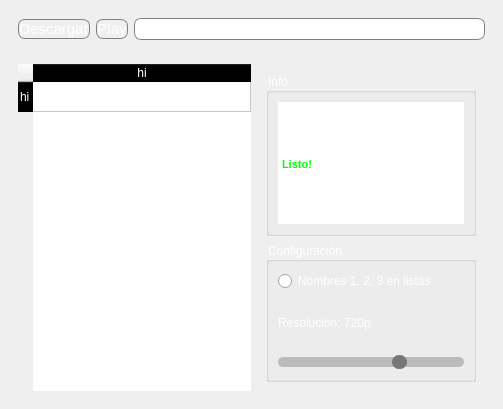
<?xml version="1.0" encoding="UTF-8"?>
<ui version="4.0">
 <class>MainWindow</class>
 <widget class="QMainWindow" name="MainWindow">
  <property name="enabled">
   <bool>true</bool>
  </property>
  <property name="geometry">
   <rect>
    <x>0</x>
    <y>0</y>
    <width>503</width>
    <height>409</height>
   </rect>
  </property>
  <property name="windowTitle">
   <string>Hyper Tube</string>
  </property>
  <property name="windowOpacity">
   <double>1.000000000000000</double>
  </property>
  <property name="styleSheet">
   <string notr="true">/*Symmetry Melody 2*/
/* Estilo para todos los elementos */

* {
	background-image: url(:/fondo/noise.png);
    color: white;

}

QTabBar::tab {
	background-image: url(:/fondo/noise.png);
    color: white;
    font-size: 15px;
	width: 180px;
    height: 25px;
	border-radius: 8px;
}

/* Estilo para el encabezado de la tabla */
QHeaderView::section {
    background-color: black;
    color: white;
}

/* Estilo para QLineEdit y QPushButton */

QLineEdit, QPushButton {
	font: 11pt;
    border: 1px solid gray;
    border-radius: 7px;
	background-image: url(:/fondo/noise.png);
}

/* Estilo para QLineEdit cuando el mouse está sobre él */
QLineEdit:hover {
    border: 2px solid white;
	background-image: url(:/fondo/noise.png);
}

/* Estilo para QLineEdit cuando pierde el foco */
QLineEdit:focus {
    border: 2px solid gray;
	background-image: url(:/fondo/noise.png);
}

/* Estilo para QFrame */
QFrame {
    border-radius: 3px;
	background-image: url(:/fondo/noise.png);
}

/* Estilo para QSlider */

QSlider {
	background-image: url(:/fondo/noise.png);
}

QSlider::groove:horizontal {
    border: 1px;
    background: #bbb;
    height: 10px;
    border-radius: 5px;
}

QSlider::handle:horizontal {
    background: #777;
    width: 15px;
    margin-top: -2px;
    margin-bottom: -2px;
    border-radius: 7px;
}
</string>
  </property>
  <widget class="QWidget" name="centralwidget">
   <layout class="QVBoxLayout" name="verticalLayout_2">
    <item>
     <widget class="QFrame" name="frame">
      <property name="maximumSize">
       <size>
        <width>16777215</width>
        <height>57</height>
       </size>
      </property>
      <property name="frameShape">
       <enum>QFrame::StyledPanel</enum>
      </property>
      <property name="frameShadow">
       <enum>QFrame::Raised</enum>
      </property>
      <layout class="QHBoxLayout" name="horizontalLayout">
       <item>
        <widget class="QPushButton" name="descargar">
         <property name="text">
          <string>Descargar</string>
         </property>
        </widget>
       </item>
       <item>
        <widget class="QPushButton" name="play_pause">
         <property name="text">
          <string>Play</string>
         </property>
        </widget>
       </item>
       <item>
        <widget class="QLineEdit" name="url">
         <property name="placeholderText">
          <string>Pega una url</string>
         </property>
         <property name="clearButtonEnabled">
          <bool>true</bool>
         </property>
        </widget>
       </item>
      </layout>
     </widget>
    </item>
    <item>
     <widget class="QFrame" name="frame_3">
      <property name="frameShape">
       <enum>QFrame::StyledPanel</enum>
      </property>
      <property name="frameShadow">
       <enum>QFrame::Raised</enum>
      </property>
      <layout class="QHBoxLayout" name="horizontalLayout_2">
       <item>
        <widget class="QTableWidget" name="lista">
         <property name="editTriggers">
          <set>QAbstractItemView::NoEditTriggers</set>
         </property>
         <property name="sortingEnabled">
          <bool>false</bool>
         </property>
         <attribute name="horizontalHeaderStretchLastSection">
          <bool>true</bool>
         </attribute>
         <row>
          <property name="text">
           <string>hi</string>
          </property>
         </row>
         <column>
          <property name="text">
           <string>hi</string>
          </property>
         </column>
         <item row="0" column="0">
          <property name="text">
           <string>Video de prueba</string>
          </property>
         </item>
        </widget>
       </item>
       <item>
        <widget class="QFrame" name="frame_2">
         <property name="minimumSize">
          <size>
           <width>107</width>
           <height>0</height>
          </size>
         </property>
         <property name="maximumSize">
          <size>
           <width>250</width>
           <height>16777215</height>
          </size>
         </property>
         <property name="frameShape">
          <enum>QFrame::StyledPanel</enum>
         </property>
         <property name="frameShadow">
          <enum>QFrame::Raised</enum>
         </property>
         <layout class="QVBoxLayout" name="verticalLayout">
          <item>
           <widget class="QGroupBox" name="groupBox_2">
            <property name="title">
             <string>Info</string>
            </property>
            <layout class="QVBoxLayout" name="verticalLayout_3">
             <item>
              <widget class="QTextEdit" name="info">
               <property name="html">
                <string>&lt;!DOCTYPE HTML PUBLIC &quot;-//W3C//DTD HTML 4.0//EN&quot; &quot;http://www.w3.org/TR/REC-html40/strict.dtd&quot;&gt;
&lt;html&gt;&lt;head&gt;&lt;meta name=&quot;qrichtext&quot; content=&quot;1&quot; /&gt;&lt;style type=&quot;text/css&quot;&gt;
p, li { white-space: pre-wrap; }
&lt;/style&gt;&lt;/head&gt;&lt;body style=&quot; font-family:'MS Shell Dlg 2'; font-size:8.25pt; font-weight:400; font-style:normal;&quot;&gt;
&lt;p style=&quot; margin-top:0px; margin-bottom:0px; margin-left:0px; margin-right:0px; -qt-block-indent:0; text-indent:0px;&quot;&gt;&lt;span style=&quot; font-weight:600;&quot;&gt;Nombre: &lt;/span&gt;&lt;/p&gt;
&lt;p style=&quot; margin-top:0px; margin-bottom:0px; margin-left:0px; margin-right:0px; -qt-block-indent:0; text-indent:0px;&quot;&gt;&lt;span style=&quot; font-weight:600;&quot;&gt;Peso: &lt;/span&gt;&lt;/p&gt;
&lt;p style=&quot; margin-top:0px; margin-bottom:0px; margin-left:0px; margin-right:0px; -qt-block-indent:0; text-indent:0px;&quot;&gt;&lt;span style=&quot; font-weight:600;&quot;&gt;bajado:&lt;/span&gt;&lt;/p&gt;
&lt;p style=&quot;-qt-paragraph-type:empty; margin-top:0px; margin-bottom:0px; margin-left:0px; margin-right:0px; -qt-block-indent:0; text-indent:0px; font-weight:600;&quot;&gt;&lt;br /&gt;&lt;/p&gt;
&lt;p style=&quot; margin-top:0px; margin-bottom:0px; margin-left:0px; margin-right:0px; -qt-block-indent:0; text-indent:0px;&quot;&gt;&lt;span style=&quot; font-weight:600; color:#00ff00;&quot;&gt;Listo!&lt;/span&gt;&lt;/p&gt;
&lt;p style=&quot;-qt-paragraph-type:empty; margin-top:0px; margin-bottom:0px; margin-left:0px; margin-right:0px; -qt-block-indent:0; text-indent:0px; font-weight:600;&quot;&gt;&lt;br /&gt;&lt;/p&gt;&lt;/body&gt;&lt;/html&gt;</string>
               </property>
              </widget>
             </item>
            </layout>
           </widget>
          </item>
          <item>
           <widget class="QGroupBox" name="groupBox">
            <property name="minimumSize">
             <size>
              <width>0</width>
              <height>140</height>
             </size>
            </property>
            <property name="title">
             <string>Configuración</string>
            </property>
            <layout class="QVBoxLayout" name="verticalLayout_4">
             <item>
              <widget class="QRadioButton" name="indices">
               <property name="text">
                <string>Nombres 1, 2, 3 en listas</string>
               </property>
              </widget>
             </item>
             <item>
              <widget class="QLabel" name="ver_reso">
               <property name="text">
                <string>Resolución: 720p</string>
               </property>
              </widget>
             </item>
             <item>
              <widget class="QSlider" name="ajustar_reso">
               <property name="minimum">
                <number>1</number>
               </property>
               <property name="maximum">
                <number>10</number>
               </property>
               <property name="singleStep">
                <number>7</number>
               </property>
               <property name="sliderPosition">
                <number>7</number>
               </property>
               <property name="orientation">
                <enum>Qt::Horizontal</enum>
               </property>
               <property name="invertedControls">
                <bool>false</bool>
               </property>
              </widget>
             </item>
            </layout>
           </widget>
          </item>
         </layout>
        </widget>
       </item>
      </layout>
     </widget>
    </item>
   </layout>
  </widget>
  <action name="actionAbrir_Proyecto">
   <property name="text">
    <string>Abrir Proyecto</string>
   </property>
  </action>
  <action name="actionGuardar_como">
   <property name="text">
    <string>Guardar como</string>
   </property>
  </action>
  <action name="actionGuardar">
   <property name="text">
    <string>Guardar</string>
   </property>
  </action>
  <action name="actionExportar_mid">
   <property name="text">
    <string>Exportar .mid</string>
   </property>
  </action>
  <action name="actionSalir">
   <property name="text">
    <string>Exportar Mp3</string>
   </property>
  </action>
  <action name="actionBuscador_de_ritmas">
   <property name="text">
    <string>Buscador de ritmas</string>
   </property>
  </action>
  <action name="actionFuerza_burta_euclideana">
   <property name="text">
    <string>3 in 4 (tresillo corto)</string>
   </property>
  </action>
  <action name="actionTutorial">
   <property name="text">
    <string>Tutorial</string>
   </property>
  </action>
  <action name="actionDame_un_caf">
   <property name="text">
    <string>Dame un café &lt;3</string>
   </property>
  </action>
  <action name="actionAcerca_de">
   <property name="text">
    <string>Acerca de</string>
   </property>
  </action>
  <action name="actionSobre_el_Proyecto">
   <property name="text">
    <string>Sobre el Proyecto</string>
   </property>
  </action>
  <action name="action_sostenido">
   <property name="text">
    <string># (sostenido)</string>
   </property>
  </action>
  <action name="actionb_bemol">
   <property name="text">
    <string>♭ (bemol)</string>
   </property>
  </action>
  <action name="action_3">
   <property name="text">
    <string>𝅘𝅥𝅮 (tresillo coto)</string>
   </property>
  </action>
  <action name="action_tresillo_largo">
   <property name="text">
    <string>𝅘𝅥 (tresillo largo)</string>
   </property>
  </action>
  <action name="action4_in_1_sonido_RRR">
   <property name="text">
    <string>4 in 1 (sonido RRR)</string>
   </property>
  </action>
  <action name="action8_in_1_sonido_rrr">
   <property name="text">
    <string>8 in 1 (sonido rrr)</string>
   </property>
  </action>
  <action name="actionFuerza_Bruta_Euclideana_Brick">
   <property name="text">
    <string>Silencio (todo deja de sonar)</string>
   </property>
  </action>
  <action name="actionFuerza_Bruta_Euclideana_Brick_2">
   <property name="text">
    <string>Fuerza Bruta Euclideana Brick</string>
   </property>
  </action>
  <action name="actionHarmonia_negativa">
   <property name="text">
    <string>Harmonia negativa</string>
   </property>
  </action>
  <action name="actionQuitar_numeros">
   <property name="text">
    <string>Quitar numeros</string>
   </property>
  </action>
  <action name="actionSeparar_en_silabras">
   <property name="text">
    <string>Separar en silabras</string>
   </property>
  </action>
  <action name="actionCopiar_Letra">
   <property name="text">
    <string>Copiar Letra</string>
   </property>
  </action>
  <action name="actionConfiguraci_n_2">
   <property name="text">
    <string>Configuración</string>
   </property>
  </action>
  <action name="actionJonico_mayor">
   <property name="text">
    <string>Jonico/Mayor 🌻</string>
   </property>
  </action>
  <action name="actionEolico_Menor">
   <property name="text">
    <string>Eolico/Menor 🌧</string>
   </property>
  </action>
  <action name="actionMenor_Harmonica">
   <property name="text">
    <string>Menor Harmonica</string>
   </property>
  </action>
  <action name="actionFrigio">
   <property name="text">
    <string>Frigio</string>
   </property>
  </action>
  <action name="actionDorico">
   <property name="text">
    <string>Dorico</string>
   </property>
  </action>
  <action name="actionMixolidio">
   <property name="text">
    <string>Mixolidio</string>
   </property>
  </action>
  <action name="actionArabe">
   <property name="text">
    <string>Arabe</string>
   </property>
  </action>
  <action name="actionLocrio">
   <property name="text">
    <string>Locrio</string>
   </property>
  </action>
  <action name="actionHungara">
   <property name="text">
    <string>Hungara</string>
   </property>
  </action>
  <action name="actionLidio">
   <property name="text">
    <string>Lidio</string>
   </property>
  </action>
 </widget>
 <resources>
  <include location="it.qrc"/>
 </resources>
 <connections/>
</ui>
